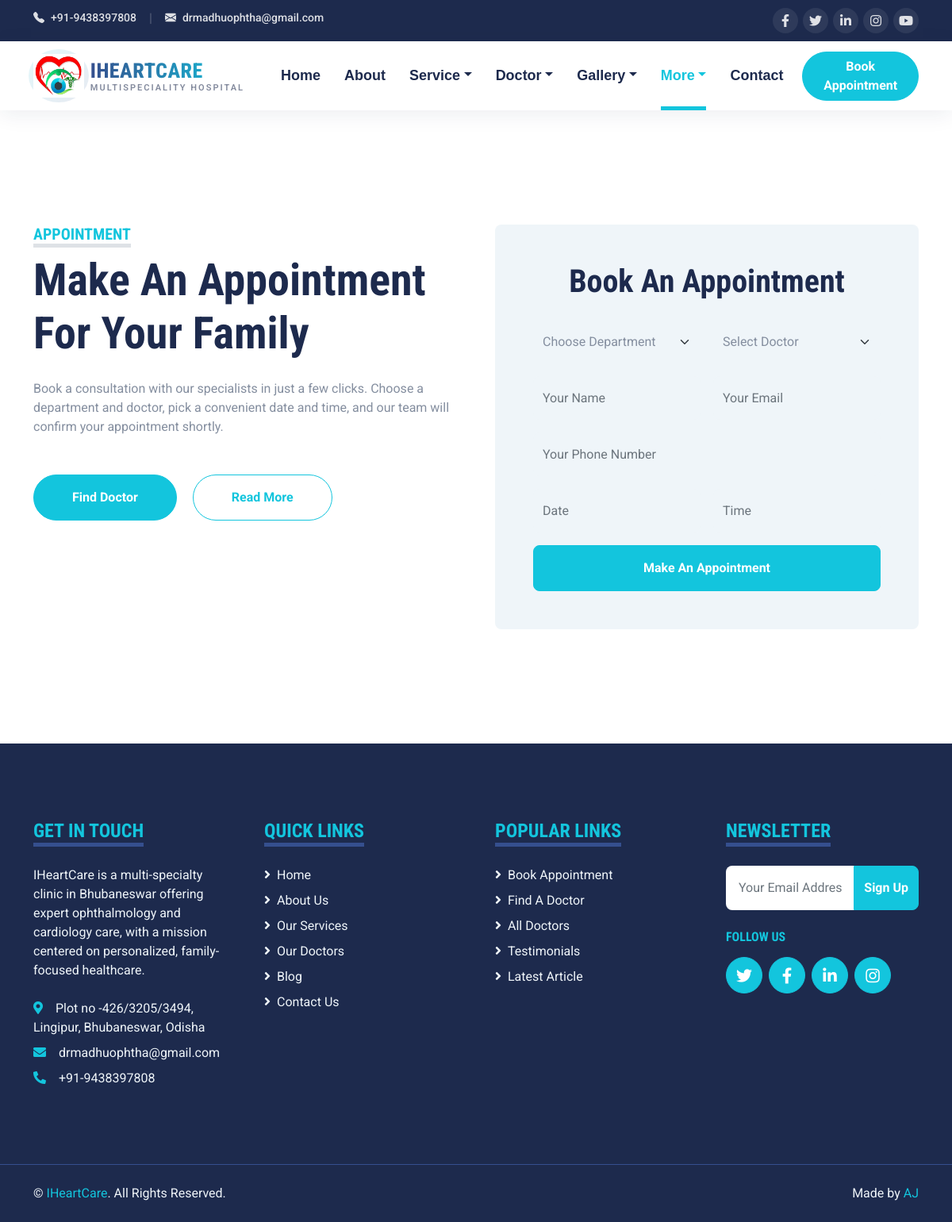
/appointment/, run on the app's committed database.
### core/models.py (models this page shows, shortened)
class SiteSettings(models.Model):
    site_name = models.CharField(max_length=100, default="IHeartCare")
    phone = models.CharField(max_length=30, default="+012 345 6789")
    email = models.EmailField(default="info@iheartcare.com")
    address = models.CharField(max_length=255, default="123 Street, New York, USA")
    about_text = models.TextField(
        blank=True,
        default="IHeartCare is committed to providing personalized, family-centered "
        "healthcare with compassion and expertise.",
    )
    map_embed_url = models.URLField(blank=True, help_text="Google Maps embed URL for the contact page")
    facebook_url = models.URLField(blank=True, default="#!")
    twitter_url = models.URLField(blank=True, default="#!")
    linkedin_url = models.URLField(blank=True, default="#!")
    instagram_url = models.URLField(blank=True, default="#!")
    youtube_url = models.URLField(blank=True, default="#!")
    class Meta:
        verbose_name = "Site Settings"
        verbose_name_plural = "Site Settings"
    @classmethod
    def load(cls):
        obj, _ = cls.objects.get_or_create(pk=1)
        return obj

### core/views.py (the view)
# urls.py: path("appointment/", views.appointment, name="appointment"),
def appointment(request):
    if request.method == "POST":
        form = AppointmentForm(request.POST)
        if form.is_valid():
            form.save()
            messages.success(
                request,
                "Thanks! Your appointment request has been received — we'll contact you shortly to confirm.",
            )
            return redirect("core:appointment")
    else:
        form = AppointmentForm()
    context = _base_context("appointment")
    context["appointment_form"] = form
    return render(request, "appointment/appointment.html", context)

### core/context_processors.py (called while the page is built)
def site_settings(request):
    return {
        "site_settings": SiteSettings.load(),
        "nav_services": Service.objects.all(),
        "nav_doctors": Doctor.objects.all(),
    }

### core/forms.py (called while the page is built)
    def create_option(self, name, value, label, selected, index, subindex=None, attrs=None):
        option = super().create_option(name, value, label, selected, index, subindex, attrs)
        instance = getattr(value, "instance", None)
        if instance is not None and instance.pk:
            dept_ids = [dept.id for dept in instance.departments.all()]
            if dept_ids:
                option["attrs"]["data-department"] = " ".join(str(pk) for pk in dept_ids)
        return option

    def label_from_instance(self, obj):
        if obj.designation:
            return f"{obj.name} ({obj.designation})"
        return obj.name

### core/models.py (called while the page is built)
    def __str__(self):
        return self.name

    def get_absolute_url(self):
        return reverse("core:doctor_detail", args=[self.slug])

    def get_absolute_url(self):
        return reverse("core:service_detail", args=[self.slug])

### core/views.py (called while the page is built)
def _base_context(active):
    return {"active": active, "pages_group": PAGES_GROUP, "gallery_group": GALLERY_GROUP}

### templates/appointment/appointment.html (shortened to what this page needs)
{% extends "base.html" %}
{% load static %}
{% block content %}
{% include "partials/appointment_form.html" with variant="page" %}
{% endblock %}

### templates/partials/navbar.html (shortened to what this page needs)
{% load static %}
<div class="topbar container-fluid d-none d-lg-block">
    <div class="container">
        <div class="row">
            <div class="col-md-6 text-center text-lg-start mb-2 mb-lg-0">
                <div class="d-inline-flex align-items-center">
                    <a class="topbar-link pe-3" href="tel:{{ site_settings.phone }}"><i
                            class="bi bi-telephone-fill me-2"></i>{{ site_settings.phone }}</a>
                    <span class="topbar-divider">|</span>
                    <a class="topbar-link px-3" href="mailto:{{ site_settings.email }}"><i
                            class="bi bi-envelope-fill me-2"></i>{{ site_settings.email }}</a>
                </div>
            </div>
            <div class="col-md-6 text-center text-lg-end">
                <div class="d-inline-flex align-items-center">
                    <a class="topbar-social" href="{{ site_settings.facebook_url }}">
                        <i class="fab fa-facebook-f"></i>
                    </a>
                    <a class="topbar-social" href="{{ site_settings.twitter_url }}">
                        <i class="fab fa-twitter"></i>
                    </a>
                    <a class="topbar-social" href="{{ site_settings.linkedin_url }}">
                        <i class="fab fa-linkedin-in"></i>
                    </a>
                    <a class="topbar-social" href="{{ site_settings.instagram_url }}">
                        <i class="fab fa-instagram"></i>
                    </a>
                    <a class="topbar-social" href="{{ site_settings.youtube_url }}">
                        <i class="fab fa-youtube"></i>
                    </a>
                </div>
            </div>
        </div>
    </div>
</div>
<div class="container-fluid sticky-top bg-white main-navbar{% if active != 'home' %} mb-5{% endif %}" id="mainNavbar">
    <div class="container">
        <nav class="navbar navbar-expand-lg bg-white navbar-light py-3 py-lg-0">
            <a href="{% url 'core:home' %}" class="navbar-brand d-flex align-items-center">
                <div class="navbar-logo-wrap me-2">
                    <img src="{% static 'core/img/logo.png' %}" alt="{{ site_settings.site_name }}" class="navbar-logo">
                </div>
                <div class="navbar-brand-text">
                    <h1 class="m-0 text-uppercase">{{ site_settings.site_name }}</h1>
                    <span class="navbar-brand-tagline">Multispeciality Hospital</span>
                </div>
            </a>
            <div class="collapse navbar-collapse" id="navbarCollapse">
                <div class="navbar-nav ms-auto py-0 align-items-lg-center">
                    <a href="{% url 'core:home' %}" class="nav-item nav-link {% if active == 'home' %}active{% endif %}">Home</a>
                    <a href="{% url 'core:about' %}" class="nav-item nav-link {% if active == 'about' %}active{% endif %}">About</a>
                    <div class="nav-item dropdown">
                        <a href="{% url 'core:service' %}" class="nav-link dropdown-toggle {% if active == 'service' %}active{% endif %}" data-bs-toggle="dropdown">Service</a>
                    </div>
                    <div class="nav-item dropdown">
                        <a href="{% url 'core:price' %}" class="nav-link dropdown-toggle {% if active == 'price' %}active{% endif %}" data-bs-toggle="dropdown">Doctor</a>
                    </div>
                    <div class="nav-item dropdown">
                        <a href="#" class="nav-link dropdown-toggle {% if active in gallery_group %}active{% endif %}" data-bs-toggle="dropdown">Gallery</a>
                    </div>
                    <div class="nav-item dropdown">
                        <a href="#" class="nav-link dropdown-toggle {% if active in pages_group %}active{% endif %}" data-bs-toggle="dropdown">More</a>
                    </div>
                    <a href="{% url 'core:contact' %}" class="nav-item nav-link {% if active == 'contact' %}active{% endif %}">Contact</a>
                    <a href="{% url 'core:appointment' %}" class="btn btn-primary rounded-pill px-4 ms-lg-4 my-3 my-lg-0">Book Appointment</a>
                </div>
            </div>
        </nav>
    </div>
</div>

### templates/partials/footer.html
{% load static %}
<div class="container-fluid bg-dark text-light mt-5 py-5">
    <div class="container py-5">
        <div class="row g-5">
            <div class="col-lg-3 col-md-6">
                <h4 class="d-inline-block text-primary text-uppercase border-bottom border-5 border-secondary mb-4">
                    Get In Touch</h4>
                <p class="mb-4">{{ site_settings.about_text }}</p>
                <p class="mb-2"><i class="fa fa-map-marker-alt text-primary me-3"></i>{{ site_settings.address }}</p>
                <p class="mb-2"><i class="fa fa-envelope text-primary me-3"></i>{{ site_settings.email }}</p>
                <p class="mb-0"><i class="fa fa-phone-alt text-primary me-3"></i>{{ site_settings.phone }}</p>
            </div>
            <div class="col-lg-3 col-md-6">
                <h4 class="d-inline-block text-primary text-uppercase border-bottom border-5 border-secondary mb-4">
                    Quick Links</h4>
                <div class="d-flex flex-column justify-content-start">
                    <a class="text-light mb-2" href="{% url 'core:home' %}"><i class="fa fa-angle-right me-2"></i>Home</a>
                    <a class="text-light mb-2" href="{% url 'core:about' %}"><i class="fa fa-angle-right me-2"></i>About Us</a>
                    <a class="text-light mb-2" href="{% url 'core:service' %}"><i class="fa fa-angle-right me-2"></i>Our Services</a>
                    <a class="text-light mb-2" href="{% url 'core:team' %}"><i class="fa fa-angle-right me-2"></i>Our Doctors</a>
                    <a class="text-light mb-2" href="{% url 'core:blog' %}"><i class="fa fa-angle-right me-2"></i>Blog</a>
                    <a class="text-light" href="{% url 'core:contact' %}"><i class="fa fa-angle-right me-2"></i>Contact Us</a>
                </div>
            </div>
            <div class="col-lg-3 col-md-6">
                <h4 class="d-inline-block text-primary text-uppercase border-bottom border-5 border-secondary mb-4">
                    Popular Links</h4>
                <div class="d-flex flex-column justify-content-start">
                    <a class="text-light mb-2" href="{% url 'core:appointment' %}"><i class="fa fa-angle-right me-2"></i>Book Appointment</a>
                    <a class="text-light mb-2" href="{% url 'core:search' %}"><i class="fa fa-angle-right me-2"></i>Find A Doctor</a>
                    <a class="text-light mb-2" href="{% url 'core:price' %}"><i class="fa fa-angle-right me-2"></i>All Doctors</a>
                    <a class="text-light mb-2" href="{% url 'core:testimonial' %}"><i class="fa fa-angle-right me-2"></i>Testimonials</a>
                    <a class="text-light" href="{% url 'core:detail' %}"><i class="fa fa-angle-right me-2"></i>Latest Article</a>
                </div>
            </div>
            <div class="col-lg-3 col-md-6">
                <h4 class="d-inline-block text-primary text-uppercase border-bottom border-5 border-secondary mb-4">
                    Newsletter</h4>
                <form action="">
                    <div class="input-group">
                        <input type="text" class="form-control p-3 border-0" placeholder="Your Email Address">
                        <button class="btn btn-primary">Sign Up</button>
                    </div>
                </form>
                <h6 class="text-primary text-uppercase mt-4 mb-3">Follow Us</h6>
                <div class="d-flex">
                    <a class="btn btn-lg btn-primary btn-lg-square rounded-circle me-2" href="{{ site_settings.twitter_url }}"><i
                            class="fab fa-twitter"></i></a>
                    <a class="btn btn-lg btn-primary btn-lg-square rounded-circle me-2" href="{{ site_settings.facebook_url }}"><i
                            class="fab fa-facebook-f"></i></a>
                    <a class="btn btn-lg btn-primary btn-lg-square rounded-circle me-2" href="{{ site_settings.linkedin_url }}"><i
                            class="fab fa-linkedin-in"></i></a>
                    <a class="btn btn-lg btn-primary btn-lg-square rounded-circle" href="{{ site_settings.instagram_url }}"><i
                            class="fab fa-instagram"></i></a>
                </div>
            </div>
        </div>
    </div>
</div>
<div class="container-fluid bg-dark text-light border-top border-secondary py-4">
    <div class="container">
        <div class="row g-5">
            <div class="col-md-6 text-center text-md-start">
                <p class="mb-md-0">&copy; <a class="text-primary" href="{% url 'core:home' %}">{{ site_settings.site_name }}</a>. All Rights Reserved.
                </p>
            </div>
            <div class="col-md-6 text-center text-md-end">
                <p class="mb-0">Made by <span class="text-primary">AJ</span></p>
            </div>
        </div>
    </div>
</div>

### static/core/css/style.css (style rules this page uses)
:root { --primary: #13C5DD; --secondary: #354F8E; --light: #EFF5F9; --dark: #1D2A4D; }
.btn { font-weight: 700; transition: .5s; }
.btn-primary { color: #FFFFFF; }
.btn-lg-square { width: 46px; height: 46px; }
.btn-square, .btn-sm-square, .btn-lg-square { padding-left: 0; padding-right: 0; text-align: center; }
.topbar { background: var(--dark); padding: 10px 0; }
.topbar-link { text-decoration: none; color: rgba(255, 255, 255, .85); font-size: 14px; font-weight: 500; transition: .3s; }
.topbar-divider { color: rgba(255, 255, 255, .25); }
.topbar-social { display: inline-flex; align-items: center; justify-content: center; width: 32px; height: 32px; margin-left: 6px; border-radius: 50%; color: rgba(255, 255, 255, .85); background: rgba(255, 255, 255, .08); transition: .3s; }
.main-navbar { box-shadow: 0 5px 25px rgba(29, 42, 77, .08); transition: box-shadow .3s ease; }
.navbar-logo-wrap { position: relative; display: inline-flex; border-radius: 50%; transition: height .3s ease; }
.navbar-logo-wrap::before { content: ''; position: absolute; inset: -6px; border-radius: 50%; background: linear-gradient(135deg, var(--primary), var(--secondary)); opacity: .12; transition: opacity .3s ease; }
.navbar-logo { position: relative; height: 55px; width: auto; transition: height .3s ease; }
.navbar-brand-text { line-height: 1; }
.navbar-brand-text h1 { font-size: 26px; font-weight: 800; letter-spacing: .5px; line-height: 1; background: linear-gradient(90deg, var(--secondary), var(--primary)); -webkit-background-clip: text; background-clip: text; -webkit-text-fill-color: transparent; transition: font-size .3s ease; }
.navbar-brand-tagline { display: block; font-size: 11px; font-weight: 600; letter-spacing: 2px; text-transform: uppercase; color: var(--dark); opacity: .55; margin-top: 3px; }
.navbar-light .navbar-nav .nav-link { font-family: 'Jost', sans-serif; position: relative; margin-left: 30px; padding: 30px 0; font-size: 18px; font-weight: 700; color: var(--dark); outline: none; transition: .5s; }
.navbar-light .navbar-nav .nav-link:hover, .navbar-light .navbar-nav .nav-link.active { color: var(--primary); }
@media (min-width: 992px) { .navbar-light .navbar-nav .nav-link::before { position: absolute; content: ""; width: 0; height: 5px; bottom: 0; left: 50%; background: var(--primary); transition: .5s; } }
@media (min-width: 992px) { .navbar-light .navbar-nav .nav-link:hover::before, .navbar-light .navbar-nav .nav-link.active::before { width: 100%; left: 0; } }

### data on the page
SiteSettings: phone "+91-9438397808", email "drmadhuophtha@gmail.com", site_name "IHEARTCARE", about_text "IHeartCare is a multi-specialty clinic in Bhubaneswar offering expert ophthalmology and cardiology care, with a mission centered on personalized, family-focused healthcare.", address "Plot no -426/3205/3494, Lingipur, Bhubaneswar, Odisha", site_name "IHeartCare"
